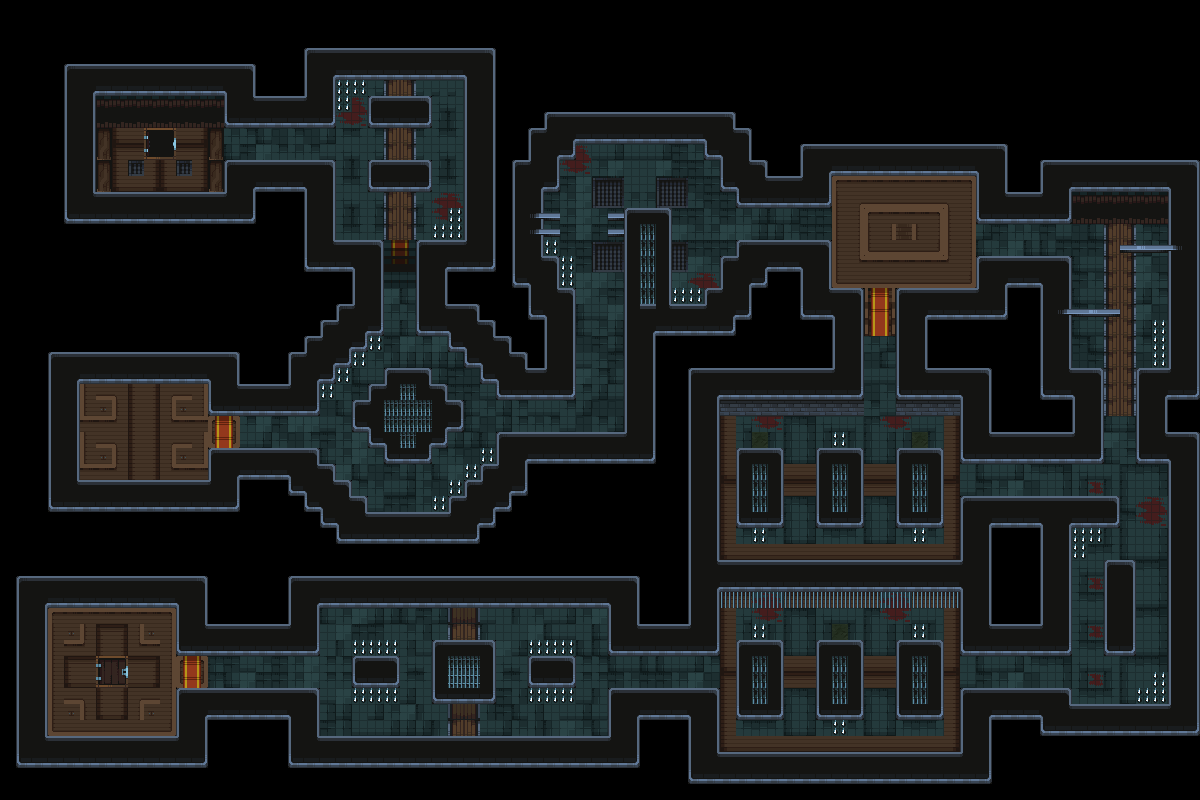

This is a level from a 2D game, rendered from its Tiled map with the project's own tilesets. A one-line summary and the map file follow, with tile-layer data summarised:
An orthogonal 75x50 tile map with 16x16 px tiles, 5 tile layers (Floor, Saferoom, Wall, Traps, ...).

<map version="1.10" tiledversion="git" orientation="orthogonal" renderorder="right-down" width="75" height="50" tilewidth="16" tileheight="16" infinite="0" nextlayerid="6" nextobjectid="1">
 <editorsettings>
  <export target="../Level4.json" format="json" />
 </editorsettings>
 <tileset firstgid="1" name="Dungeon_Tileset" tilewidth="16" tileheight="16" tilecount="625" columns="25">
  <image source="Dungeon_Tileset.png" width="400" height="400" />
 </tileset>
 <layer id="3" name="Floor" width="75" height="50">
  <data>[3750 cells, 1135 non-empty, 77 distinct tile ids]</data>
 </layer>
 <layer id="1" name="Saferoom" width="75" height="50">
  <data>[3750 cells, 193 non-empty, 37 distinct tile ids]</data>
 </layer>
 <layer id="2" name="Wall" width="75" height="50">
  <data>[3750 cells, 1400 non-empty, 23 distinct tile ids]</data>
 </layer>
 <layer id="4" name="Traps" width="75" height="50">
  <data>[3750 cells, 48 non-empty, 1 distinct tile ids]</data>
 </layer>
 <layer id="5" name="False Floor" width="75" height="50">
  <data>[3750 cells, 28 non-empty, 4 distinct tile ids]</data>
 </layer>
</map>
